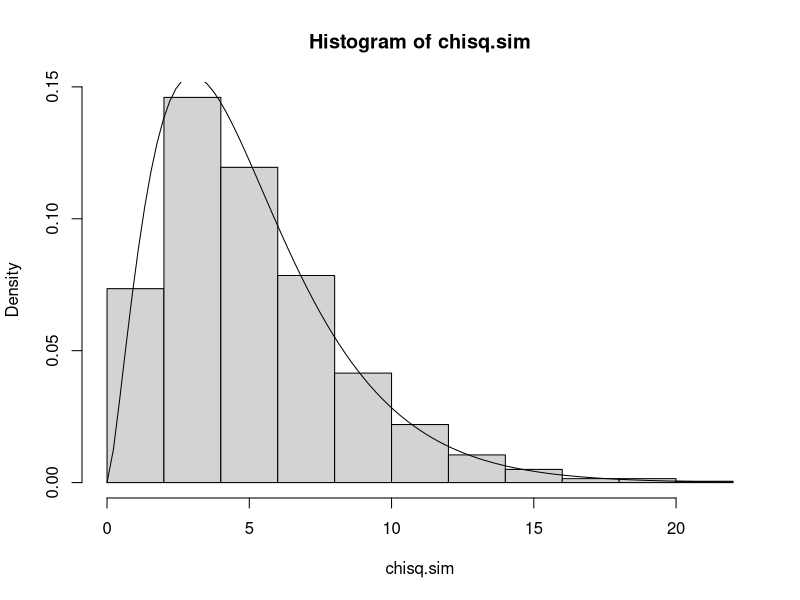
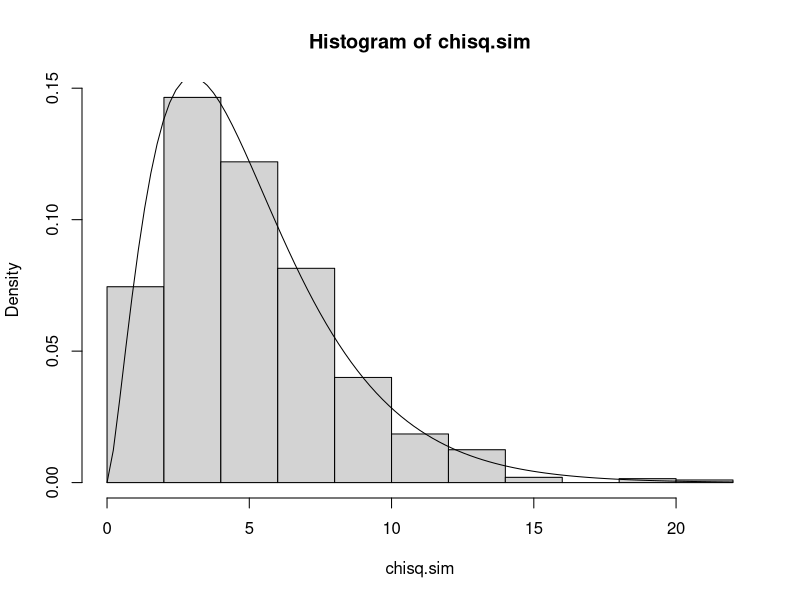
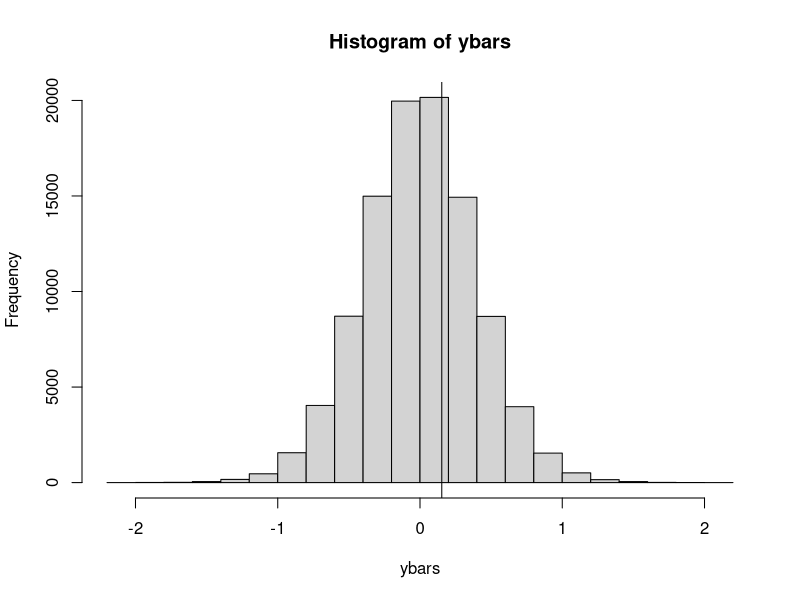
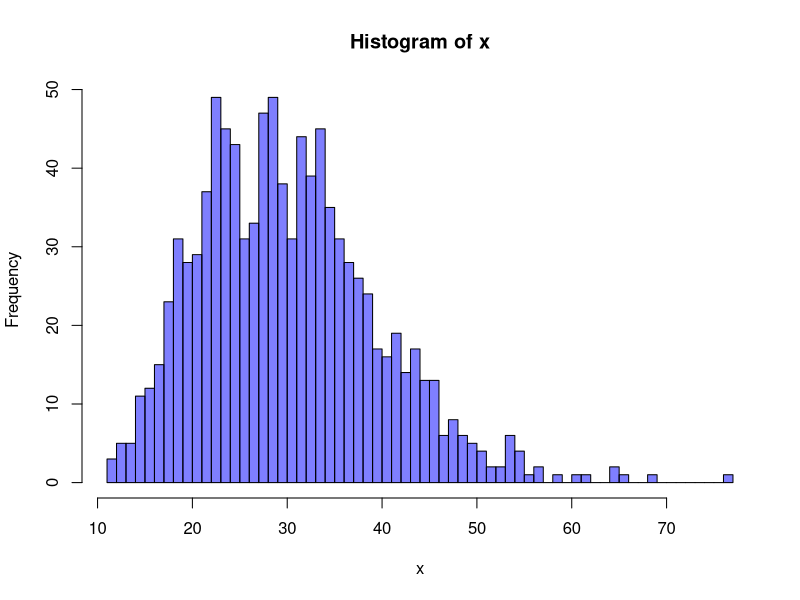
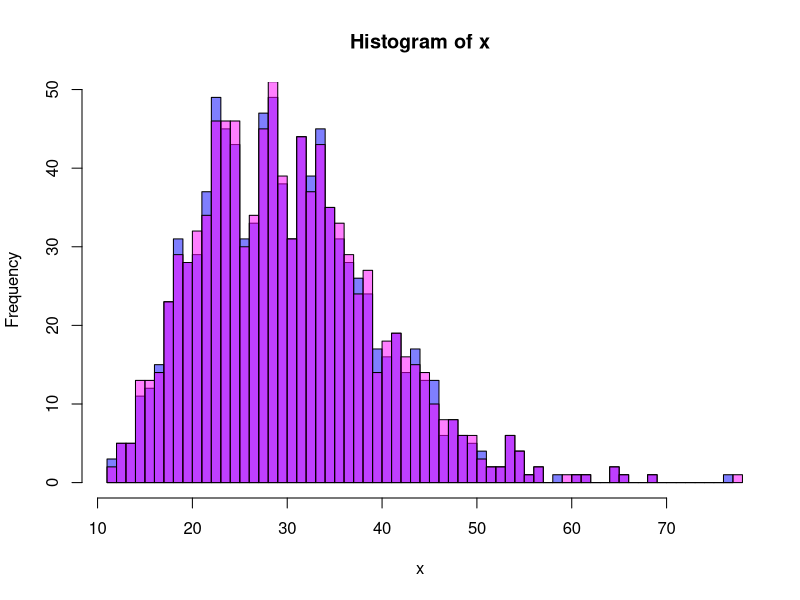
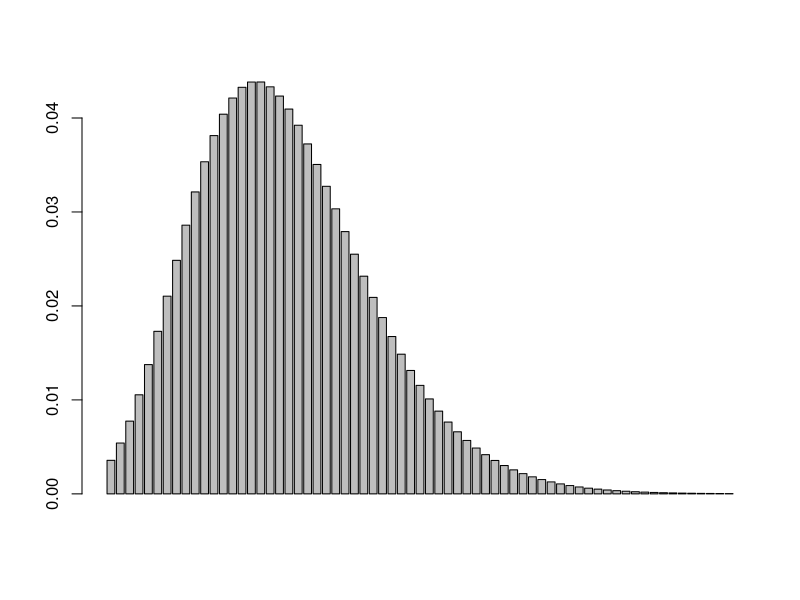

These figures' R source, in order:
## ---- chunk 1
knitr::opts_chunk$set(echo = TRUE)
knitr::opts_chunk$set(cache = TRUE)
## ---- chunk 2
chisq.sim <- rchisq(1000, df = 5)
hist(chisq.sim, freq = F)
curve(dchisq(x,df=5), add = T)
## ---- chunk 3
chisq.sim = NULL
for(i in 1:1000){
  x <- rnorm(5)
  chisq.sim = c(chisq.sim, sum(x*x))
}
hist(chisq.sim, freq = F)
curve(dchisq(x, df = 5), add = T)
## ---- chunk 4
set.seed(12345)
## one sample versus mu=0
y <- rnorm(20, mean = 0, sd = 2)
ybar <- mean(y)
s2 <- var(y)
n <- length(y)
mu <- 0
N <- 100000
sigma2 <- (n-1)*s2 / rchisq(N, n-1)
ybars <- rnorm(N, mu, sqrt(sigma2/n))
hist(ybars)
abline(v=ybar)
## ---- chunk 5
chisq.test(c(10,15,22,28))
## ---- chunk 6
null.probs = c(1/6,1/6,1/3,1/3)
freqs = c(10,15,22,28)
chisq.test(freqs, p=null.probs) ## must label p, it's not the second option. 
## ---- chunk 7
new_freq = c(10,15,22,28)
old_freq <- c(20,16,18,9)
chisq.test(new_freq, p=old_freq/sum(old_freq))
## ---- chunk 8
new_freq = c(10,15,22,28)
old_freq <- c(20,16,18,9)
chisq.test(new_freq, p=old_freq, rescale.p = TRUE)
## ---- chunk 9
num_of_samples = 1000
x <- rgamma(num_of_samples, shape = 10, scale = 3)
hist(x, breaks = 50, col = rgb(0,0,1,0.5))
## ---- chunk 10
hist(x, breaks = 50, col = rgb(0,0,1,0.5))
x <- x + rnorm(length(x), mean=0, sd = .1) # add jitter
p1 <- hist(x, breaks = 50, col = rgb(1,0,1,0.5), add = T)
## ---- chunk 11
## uncomment line 1 before running for the first time
## install.packages("zoo")
library('zoo')
breaks_cdf <- pgamma(p1$breaks, shape=10, scale=3)
(null.probs <- rollapply(breaks_cdf, 2, function(x) x[2]-x[1]))
## ---- chunk 12
barplot(null.probs)
## ---- chunk 13
chisq.test(p1$counts, p=null.probs, rescale.p=TRUE)
## ---- chunk 14
chisq.test(p1$counts, p=null.probs, rescale.p=TRUE, simulate.p.value=TRUE)
## ---- chunk 15
x <- rgamma(num_of_samples, shape = 10, scale = 3)
y <- x + rnorm(length(x), mean=0, sd = .1) # add jitter
ks.test(x,y)
